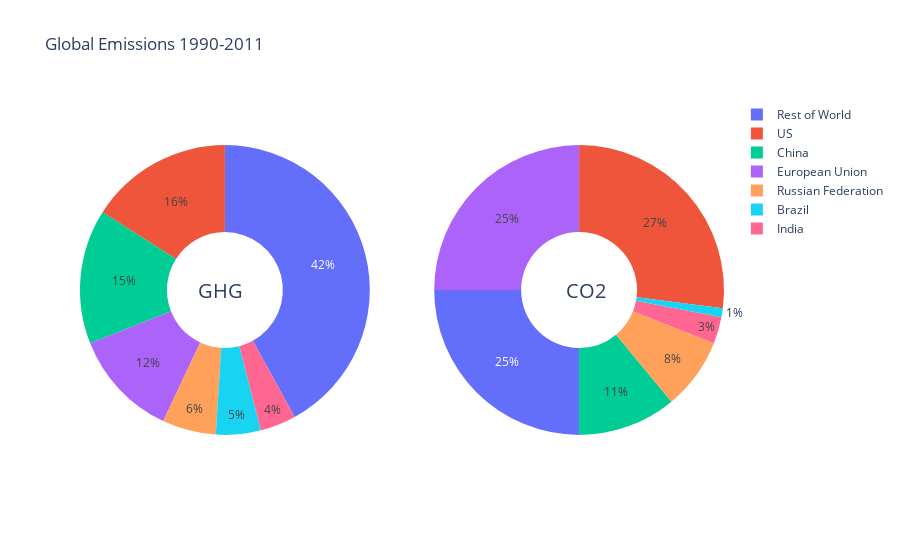

Notebook code cell kept with this figure:
### Markdown cell above
Pie charts in subplots

### Code cell
import plotly.graph_objects as go
from plotly.subplots import make_subplots

labels = ["US", "China", "European Union", "Russian Federation", "Brazil", "India",
          "Rest of World"]

# Create subplots: use 'domain' type for Pie subplot
fig = make_subplots(rows=1, cols=2, specs=[[{'type':'domain'}, {'type':'domain'}]])
fig.add_trace(go.Pie(labels=labels, values=[16, 15, 12, 6, 5, 4, 42], name="GHG Emissions"),
              1, 1)
fig.add_trace(go.Pie(labels=labels, values=[27, 11, 25, 8, 1, 3, 25], name="CO2 Emissions"),
              1, 2)

# Use `hole` to create a donut-like pie chart
fig.update_traces(hole=.4, hoverinfo="label+percent+name")

fig.update_layout(
    title_text="Global Emissions 1990-2011",
    # Add annotations in the center of the donut pies.
    annotations=[dict(text='GHG', x=0.18, y=0.5, font_size=20, showarrow=False),
                 dict(text='CO2', x=0.82, y=0.5, font_size=20, showarrow=False)])
fig.show()

### Figure 1 — Plotly figure (JSON) as saved in the notebook; plotly's stock layout.template omitted (floating-point values rounded to 4 significant figures)
{"data": [{"domain": {"x": [0, 0.45], "y": [0, 1]}, "hole": 0.4, "hoverinfo": "label+percent+name", "labels": ["US", "China", "European Union", "Russian Federation", "Brazil", "India", "Rest of World"], "name": "GHG Emissions", "type": "pie", "values": [16, 15, 12, 6, 5, 4, 42]}, {"domain": {"x": [0.55, 1], "y": [0, 1]}, "hole": 0.4, "hoverinfo": "label+percent+name", "labels": ["US", "China", "European Union", "Russian Federation", "Brazil", "India", "Rest of World"], "name": "CO2 Emissions", "type": "pie", "values": [27, 11, 25, 8, 1, 3, 25]}], "layout": {"annotations": [{"font": {"size": 20}, "showarrow": false, "text": "GHG", "x": 0.18, "y": 0.5}, {"font": {"size": 20}, "showarrow": false, "text": "CO2", "x": 0.82, "y": 0.5}], "title": {"text": "Global Emissions 1990-2011"}}}
